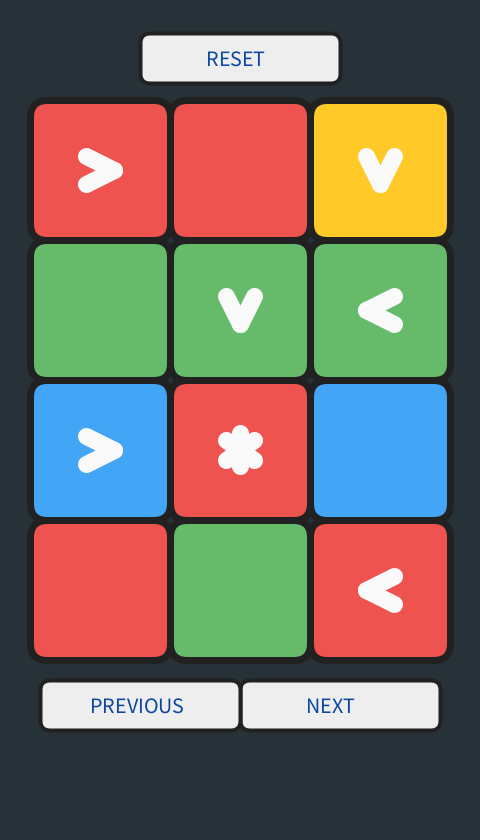
Frame 1 (no input)
Frame 60 (the mouse pressed at the canvas centre just before this capture): identical to frame 1, image omitted
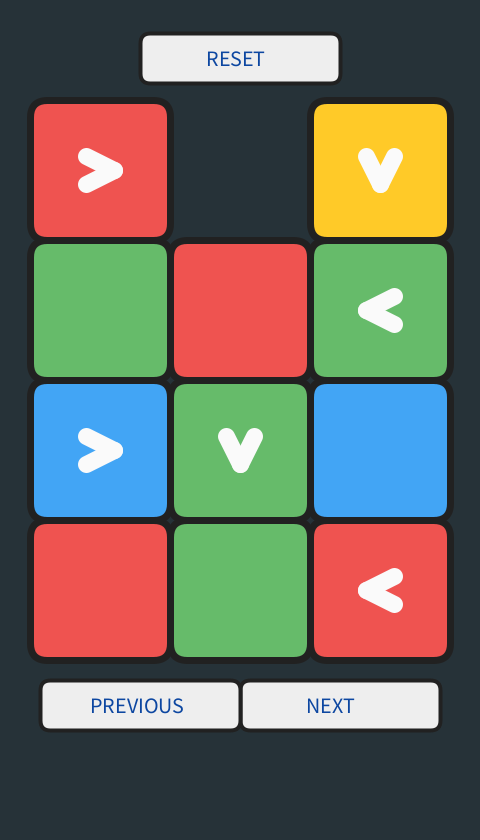
Frame 120 (the mouse held since frame 60 and released just before this capture)

The Processing sketch that drew these frames (run headless with seeded random() and noise(); from frame 60 on, the mouse is pressed at the canvas centre):

// Processing sketch: GameLoop
// ── GameLoop.pde
GameBoard gameBoard;

public void settings()
{
  size(GameBoard.SCREEN_WIDTH, GameBoard.SCREEN_HEIGHT);
}

public void setup()
{
  
  gameBoard = new GameBoard();
  gameBoard.createLevel();
}

public void draw()
{
  background(Colour.BLUE_GREY_10);
  gameBoard.updateBoard();
  gameBoard.simulateBlockDrop();
  gameBoard.display();
  
}

public void mousePressed()
{
  gameBoard.mousePressedGameBoard();
}

public void mouseClicked() 
{
  gameBoard.mouseClickedBoardGame();
}

public void mouseReleased()
{
  gameBoard.mouseReleasedGameBoard();
}
// ── Block.pde
class Block
{
  private int blockColour;
  private int blockColourId;
  private BlockType blockType;
  private boolean active = true;
  
  public Block(int blockColourId, int blockTypeId)
  {
    this.blockColourId = blockColourId;
    setColour(blockColourId);
    blockType = new BlockType(blockTypeId);
  }
  
  public Block(int blockColourId, BlockType blockType)
  {
    this.blockColourId = blockColourId;
    setColour(blockColourId);
    this.blockType = blockType;
  }
  
  public int getBlockColourId()
  {
    return blockColourId;
  }
  
  public BlockType getBlockType()
  {
    return blockType; 
  }
  
  public int getColour()
  {
    return blockColour;
  }
  
  public boolean isActive()
  {
    return active; 
  }
  
  public void setActive(boolean active)
  {
    this.active = active;
    setColour(blockColourId);
  }
  
  public void setColour(int blockColourId)
  {
    if (active)
    {
      switch(blockColourId)
      {
        case BlockConstant.COLOUR_RED_IDENTIFER:
          blockColour = Colour.RED_05;
          break;
        case BlockConstant.COLOUR_GREEN_IDENTIFER:
          blockColour = Colour.GREEN_05;
          break;
        case BlockConstant.COLOUR_ORANGE_IDENTIFER:
          blockColour = Colour.AMBER_05;
          break;  
        case BlockConstant.COLOUR_BLUE_IDENTIFER:
          blockColour = Colour.BLUE_05;
          break;   
      }
    }
    else
    {
      switch(blockColourId)
      {
        case BlockConstant.COLOUR_RED_IDENTIFER:
          blockColour = Colour.RED_02;
          break;
        case BlockConstant.COLOUR_GREEN_IDENTIFER:
          blockColour = Colour.GREEN_02;
          break;
        case BlockConstant.COLOUR_ORANGE_IDENTIFER:
          blockColour = Colour.AMBER_02;
          break;  
        case BlockConstant.COLOUR_BLUE_IDENTIFER:
          blockColour = Colour.BLUE_02;
          break;   
      } 
    }
  }
}
// ── BlockConstant.pde
class BlockConstant
{
  public static final int EMPTY_CELL = 0;
  
  public static final int COLOUR_RED_IDENTIFER = 1;
  public static final int COLOUR_GREEN_IDENTIFER = 2;
  public static final int COLOUR_ORANGE_IDENTIFER = 3;
  public static final int COLOUR_BLUE_IDENTIFER = 4;
  
  public static final int TYPE_BASIC = 0;
  public static final int TYPE_LEFT = 1;
  public static final int TYPE_RIGHT = 2;
  public static final int TYPE_UP = 3;
  public static final int TYPE_DOWN = 4;
  public static final int TYPE_CHAIN = 5;
  
  public static final int BLOCK_DROP_SPEED = 10;
}
// ── BlockType.pde
class BlockType
{
  private int blockTypeId;
  
  public BlockType(int blockTypeId)
  {
    this.blockTypeId = blockTypeId;
  }
  
  public int getBlockTypeId()
  {
    return blockTypeId; 
  }
  
  public void displayBlockTypeIcon(int left, int top, int size)
  {
    switch(blockTypeId) 
    {
      case BlockConstant.TYPE_BASIC: 
        break;
        
      case BlockConstant.TYPE_LEFT: 
        strokeWeight(size/8);
        stroke(Colour.GREY_01);
        line(left + (2*size/5), top + size/2, left + ((3 * size) / 5), top + ((2 * size) / 5));
        line(left + (2*size/5), top + size/2, left + ((3 * size) / 5), top + ((3 * size) / 5));
        break;
        
      case BlockConstant.TYPE_RIGHT: 
        strokeWeight(size/8);
        stroke(Colour.GREY_01);
        line(left + (2*size/5), top + ((2 * size) / 5), left + ((3 * size) / 5), top + size/2);
        line(left + (2*size/5), top + ((3 * size) / 5), left + ((3 * size) / 5), top + size/2);
        break;
        
      case BlockConstant.TYPE_UP: 
        strokeWeight(size/8);
        stroke(Colour.GREY_01);
        line(left + (2*size/5), top + ((3 * size) / 5), left + size/2, top + ((2 * size) / 5));
        line(left + (3*size/5), top + ((3 * size) / 5), left + size/2, top + ((2 * size) / 5));
        break;
        
      case BlockConstant.TYPE_DOWN: 
        strokeWeight(size/8);
        stroke(Colour.GREY_01);
        line(left + (2*size/5), top + ((2 * size) / 5), left + size/2, top + ((3 * size) / 5));
        line(left + (3*size/5), top + ((2 * size) / 5), left + size/2, top + ((3 * size) / 5));
        break;
        
      case BlockConstant.TYPE_CHAIN: 
        strokeWeight(size/8);
        stroke(Colour.GREY_01);
        line(left + (2*size/5), top + ((3 * size) / 7), left + (3 * size) / 5, top + ((4 * size) / 7));
        line(left + (2*size/5), top + ((4 * size) / 7), left + (3 * size) / 5, top + ((3 * size) / 7));
        line(left + size/2, top + ((5 * size) / 13), left + size/2, top + ((8 * size) / 13));
        break; 
    }
  }
}
// ── Button.pde

class Button
{
  protected int xpos;
  protected int ypos;
  
  protected int width;
  protected int height;
  
  protected int activeColour;
  protected int inactiveColour;
  protected boolean active;
  
  public Button(int xpos, int ypos, int width, int height, int activeColour, int inactiveColour)
  {
    this.xpos = xpos;
    this.ypos = ypos;
    
    this.width = width;
    this.height = height;
    
    this.activeColour = activeColour;
    this.inactiveColour = inactiveColour;
    
    active = false;
    
  }
 
  public void display()
  {
    if (active)
    {
      fill(activeColour);
      stroke(Colour.GREY_09);
    }
    else
    {
      fill(inactiveColour);
      stroke(Colour.GREY_10);
    }

    strokeWeight(4);
    rect(xpos, ypos, width, height, 10);
  }
  
  public void mousePressed()
  {
    if (mouseOver())
    {
      active = true;
    }
    else
    {
      active = false; 
    }
  }
  
  public void mouseReleased()
  {
    active = false;
  }
  
  public boolean mouseOver()
  {
    if (mouseX > xpos && mouseX < xpos + width 
      && mouseY > ypos && mouseY < ypos + height)
    {
      active = true;
      return true;
    }
    else
    {
      active = false; 
      return false;
    }
  }
}
// ── Cell.pde

class Cell 
{
  private int m_size;
  
  // left and top property of the cell on the screen
  private int m_left;
  private int m_top;
  
  // x and y coordinate on the grid
  private int m_xCoord; // Starts at 0
  private int m_yCoord; // Starts at 0
  
  private Block m_block;
  
  public Cell(int xCoord, int yCoord, int size, int left, int top)
  {
    m_size = size;
    m_left = left;
    m_top = top;
    m_xCoord = xCoord;
    m_yCoord = yCoord;
  }
  
  public Block getBlock()
  {
    return m_block;  
  }
  
  public void addBlock(Block block)
  {
    if (block == null)
    {
      return; 
    }
    
    m_block = new Block(block.getBlockColourId(), block.getBlockType().getBlockTypeId());
  }
  
  public Block removeBlock()
  {
    Block blockRef = m_block;
    m_block = null;
    return blockRef;
  }
  
  public boolean isEmpty()
  {
    return m_block == null;
  }
  
  public void clearCell()
  {
    m_block = null; 
  }
  
  public int getXCoord()
  {
    return m_xCoord; 
  }
  
  public int getYCoord()
  {
    return m_yCoord; 
  }
}
// ── CellUI.pde
class CellUI
{
  private int m_size;
  
  // left and top property of the cell on the screen
  private int m_left;
  private int m_top;
  
  private boolean m_visible = true;
  
  private Block m_block;
  
  // Used for cloning a cell for animation purposes.
  public CellUI(Cell cell)
  {
   m_size = cell.m_size;
   m_left = cell.m_left;
   m_top = cell.m_top;
   
   // Shallow copy of block since we only animate cells that have blocks otherwise it would be pointless.
   m_block = cell.m_block;
  }
  
  public Block getBlock()
  {
    return m_block;  
  }
  
  public boolean isEmpty()
  {
    return m_block == null;
  }
  
  public void display()
  {
    fill(m_block.getColour());
    stroke(Colour.GREY_10);
    strokeWeight(m_size/20);
    rect(m_left, m_top, m_size, m_size, m_size/8);

    displayBlockIcon();
  }
  
  public void displayBlockIcon()
  {
    if (m_block == null)
    {
      return;
    }
    
    BlockType blockType = m_block.getBlockType();
    
    if (m_block == null)
    {
      return; 
    }
    
    blockType.displayBlockTypeIcon(m_left, m_top, m_size);
  }
  
  public int getLeft()
  {
    return m_left; 
  }
  
  public int getTop()
  {
    return m_top; 
  }
  
  public void setLeft(int left)
  {
    m_left = left; 
  }
  
  public void setTop(int top)
  {
    m_top = top; 
  }
  
  public boolean isVisible()
  {
    return m_visible; 
  }
  
  public void setVisible(boolean visible)
  {
    m_visible = visible;
  }
}
// ── Colour.pde
class Colour
{
  public static final int BLUE_01 = 0xffE3F2FD;
  public static final int BLUE_02 = 0xffBBDEFB;
  public static final int BLUE_03 = 0xff90CAF9;
  public static final int BLUE_04 = 0xff64B5F6;
  public static final int BLUE_05 = 0xff42A5F5;
  public static final int BLUE_06 = 0xff2196F3;
  public static final int BLUE_07 = 0xff1E88E5;
  public static final int BLUE_08 = 0xff1976D2;
  public static final int BLUE_09 = 0xff1565C0;
  public static final int BLUE_10 = 0xff0D47A1;
  
  public static final int GREEN_01 = 0xffE8F5E9;
  public static final int GREEN_02 = 0xffC8E6C9;
  public static final int GREEN_03 = 0xffA5D6A7;
  public static final int GREEN_04 = 0xff81C784;
  public static final int GREEN_05 = 0xff66BB6A;
  public static final int GREEN_06 = 0xff4CAF50;
  public static final int GREEN_07 = 0xff43A047;
  public static final int GREEN_08 = 0xff388E3C;
  public static final int GREEN_09 = 0xff2E7D32;
  public static final int GREEN_10 = 0xff1B5E20;
  
  public static final int GREY_01 = 0xffFAFAFA;
  public static final int GREY_02 = 0xffF5F5F5;
  public static final int GREY_03 = 0xffEEEEEE;
  public static final int GREY_04 = 0xffE0E0E0;
  public static final int GREY_05 = 0xffBDBDBD;
  public static final int GREY_06 = 0xff9E9E9E;
  public static final int GREY_07 = 0xff757575;
  public static final int GREY_08 = 0xff616161;
  public static final int GREY_09 = 0xff424242;
  public static final int GREY_10 = 0xff212121;
  
  public static final int BLUE_GREY_01 = 0xffECEFF1;
  public static final int BLUE_GREY_02 = 0xffCFD8DC;
  public static final int BLUE_GREY_03 = 0xffB0BEC5;
  public static final int BLUE_GREY_04 = 0xff90A4AE;
  public static final int BLUE_GREY_05 = 0xff78909C;
  public static final int BLUE_GREY_06 = 0xff607D8B;
  public static final int BLUE_GREY_07 = 0xff546E7A;
  public static final int BLUE_GREY_08 = 0xff455A64;
  public static final int BLUE_GREY_09 = 0xff37474F;
  public static final int BLUE_GREY_10 = 0xff263238;
  
  public static final int RED_01 = 0xffFFEBEE;
  public static final int RED_02 = 0xffFFCDD2;
  public static final int RED_03 = 0xffEF9A9A;
  public static final int RED_04 = 0xffE57373;
  public static final int RED_05 = 0xffEF5350;
  public static final int RED_06 = 0xffF44336;
  public static final int RED_07 = 0xffE53935;
  public static final int RED_08 = 0xffD32F2F;
  public static final int RED_09 = 0xffC62828;
  public static final int RED_10 = 0xffB71C1C;
  
  public static final int AMBER_01 = 0xffFFF8E1;
  public static final int AMBER_02 = 0xffFFECB3;
  public static final int AMBER_03 = 0xffFFE082;
  public static final int AMBER_04 = 0xffFFD54F;
  public static final int AMBER_05 = 0xffFFCA28;
  public static final int AMBER_06 = 0xffFFC107;
  public static final int AMBER_07 = 0xffFFB300;
  public static final int AMBER_08 = 0xffFFA000;
  public static final int AMBER_09 = 0xffFF8F00;
  public static final int AMBER_10 = 0xffFF6F00;
  
  
  public static final int TEXT_AMBER = 0xffFFD740;
}
// ── GameBoard.pde



class GameBoard
{
  public final static int SCREEN_WIDTH = 480; // Real screen width
  public final static int SCREEN_HEIGHT = 840; // Real screen height
  
  public final static int MIN_PADDING_WIDTH = 20; // Min left / right padding
  public final static int PADDING_TOP = 100; // Top padding
  
  public final static int MAX_GAME_SCREEN_WIDTH = 440;
  public final static int MAX_GAME_SCREEN_HEIGHT = 560;
  
  private final static int RESET_BUTTON_WIDTH = 200;
  private final static int RESET_BUTTON_HEIGHT = 50;
  
  private final static int NEXT_BUTTON_WIDTH = 200;
  private final static int NEXT_BUTTON_HEIGHT = 50;
  
  private final static int PREVIOUS_BUTTON_WIDTH = 200;
  private final static int PREVIOUS_BUTTON_HEIGHT = 50;
  
  private Level level;
  private int currentLevel;
  
  private int m_paddingWidth;
  private int m_gameScreenWidth;
  private int m_cellSize;
  private int m_rows;
  private int m_columns;
  
  private Cell [][] m_cells;
  private CellUI [][] m_fakeCells; // Cells for emulating falling animation.
  private ArrayList<Cell> m_cellsToClear;
  
  private int m_timeToClearUpdateboard;
  
  private ResetButton m_resetButton;
  private NextButton m_nextButton;
  private PreviousButton m_previousButton;
  
  public GameBoard()
  {
    int resetButtonTop = PADDING_TOP/3;
    int resetButtonLeft = (SCREEN_WIDTH/2) - (RESET_BUTTON_WIDTH/2);
    
    m_resetButton = new ResetButton(resetButtonLeft, resetButtonTop, RESET_BUTTON_WIDTH, RESET_BUTTON_HEIGHT, Colour.GREY_01, Colour.GREY_03);
    m_nextButton = new NextButton(resetButtonLeft + 100, 680, NEXT_BUTTON_WIDTH, NEXT_BUTTON_HEIGHT, Colour.GREY_01, Colour.GREY_03);
    m_previousButton = new PreviousButton(resetButtonLeft - 100, 680, PREVIOUS_BUTTON_WIDTH, PREVIOUS_BUTTON_HEIGHT, Colour.GREY_01, Colour.GREY_03);
    
    currentLevel = 1;
  }
  
  public void createLevel()
  {
    level = new Level(currentLevel);
    
    Block[][] blocks = level.getBlockGrid();
    
    m_columns = blocks.length; // 1st demension indicates number of m_rows
    m_rows = blocks[0].length; // 2nd demension indicates number of m_columns
    m_cells = new Cell[m_columns][m_rows];
    
    m_gameScreenWidth = ((MAX_GAME_SCREEN_WIDTH / 10) / m_columns) * m_columns * 10;
    m_paddingWidth = ((MAX_GAME_SCREEN_WIDTH - m_gameScreenWidth) / 2) + MIN_PADDING_WIDTH;
    m_cellSize = m_gameScreenWidth / m_columns;
    
    for (int row = 0; row < m_rows; row++)
    {
      for (int column = 0; column < m_columns; column++)
      {
          int xpos = m_paddingWidth + m_cellSize * column;
          int ypos = PADDING_TOP + m_cellSize * row;
          
          m_cells[column][row] = new Cell(column, row, m_cellSize, xpos, ypos);
          m_cells[column][row].addBlock(blocks[column][row]);
      }
    }
        
    createFakeBoard();
  }
  
  public void display()
  {
    if (m_fakeCells != null)
    {
      for (int column = 0; column < m_columns; column++)
      {
        for (int row = 0; row < m_rows; row++)
        {
          if (m_fakeCells[column][row].isVisible())
          {
            m_fakeCells[column][row].display();
          }
        }
      }
    }
    
    m_resetButton.display();
    m_nextButton.display();
    m_previousButton.display();
  }
  
  public void updateBoard()
  {
    if (m_cellsToClear != null && !m_cellsToClear.isEmpty())
    {
      if (millis() > m_timeToClearUpdateboard) 
      {
        while (!m_cellsToClear.isEmpty())
        {
          Cell cell = m_cellsToClear.remove(0);  
          cell.clearCell();
        }

        createFakeBoard();
        cleanupBoard();
      }
    }
  }
  
  public void mousePressedGameBoard()
  {
    if (mouseX > m_paddingWidth && mouseY > PADDING_TOP)
    {
      int x = (mouseX - m_paddingWidth) / m_cellSize;
      int y = (mouseY - PADDING_TOP) / m_cellSize;
      
      handleCellMousePressed(x, y);
    }
            
    m_resetButton.mousePressed();
    m_nextButton.mousePressed();
    m_previousButton.mousePressed();
  }
  
  public void mouseClickedBoardGame()
  {
     m_resetButton.mouseClick(this);
     m_resetButton.mouseReleased();
     
     m_nextButton.mouseClick(this);
     m_nextButton.mouseReleased();
     
     m_previousButton.mouseClick(this);
     m_previousButton.mouseReleased();
  }
  
  public void mouseReleasedGameBoard()
  {
    m_resetButton.mouseReleased();
    m_nextButton.mouseReleased();
    m_previousButton.mouseReleased();
  }
  
  public void handleCellMousePressed(int x, int y)
  {
    if (x >= 0 && x < m_columns
      && y >= 0 && y < m_rows && !m_cells[x][y].isEmpty())
    {
      if (!m_cells[x][y].isEmpty() && m_cells[x][y].getBlock().getBlockType().getBlockTypeId() != BlockConstant.TYPE_BASIC)
      {
        ArrayList<Cell> cellsToClear = new ArrayList();
        m_cellsToClear = getCellsToClear(cellsToClear, new ArrayList(), x, y);
        createFakeBoard();
        m_timeToClearUpdateboard = millis() + 250;
      }
    }
  }
  
  public ArrayList<Cell> getCellsToClear(ArrayList<Cell> cellsToClear, ArrayList<Cell> cellAlreadyTriggered, int x, int y)
  {
    cellsToClear.add(m_cells[x][y]);
    cellAlreadyTriggered.add(m_cells[x][y]);  
      
    Block block = m_cells[x][y].getBlock();
    BlockType blockType = block.getBlockType();
    block.setActive(false);
    
    if (blockType.getBlockTypeId() == BlockConstant.TYPE_UP)
    {
      for (int row = 0; row < y; row++)
      {
        Block b = m_cells[x][row].getBlock();
        
        if (b != null)
        {
          if (block.getBlockColourId() == b.getBlockColourId())
          {
            cellsToClear.add(m_cells[x][row]);
            b.setActive(false);
          }
        }
      }
    }
    
    if (blockType.getBlockTypeId() == BlockConstant.TYPE_DOWN)
    {
      for (int row = y; row < m_rows; row++)
      {
        Block b = m_cells[x][row].getBlock();
        
        if (b != null)
        {
          if (block.getBlockColourId() == b.getBlockColourId())
          {
            cellsToClear.add(m_cells[x][row]);
            b.setActive(false);
          }
        }
      }
    }
    
    if (blockType.getBlockTypeId() == BlockConstant.TYPE_LEFT)
    {
      for (int column = 0; column < x; column++)
      {
        Block b = m_cells[column][y].getBlock();
        
        if (b != null)
        {
          if (block.getBlockColourId() == b.getBlockColourId())
          {
            cellsToClear.add(m_cells[column][y]);
            b.setActive(false);
          }
        }
      }
    }
    
    if (blockType.getBlockTypeId() == BlockConstant.TYPE_RIGHT)
    {
      for (int column = x; column < m_columns; column++)
      {
        Block b = m_cells[column][y].getBlock();
        
        if (b != null)
        {
          if (block.getBlockColourId() == b.getBlockColourId())
          {
            cellsToClear.add(m_cells[column][y]);
            b.setActive(false);
          }
        }
      }
    }
    
    if (blockType.getBlockTypeId() == BlockConstant.TYPE_CHAIN)
    {
        cellsToClear.add(m_cells[x][y]);
        
        ArrayList<Cell> cellsAlreadyTraversed = new ArrayList();
        cellsToClear.addAll(triggerChainBlock(cellsAlreadyTraversed, x, y));
    }
    
    for (int n = 0; n < cellsToClear.size(); n++)
    {
      Cell cell = cellsToClear.get(n);
      if (!cellAlreadyTriggered.contains(cell))
      {
         cellsToClear = getCellsToClear(cellsToClear, cellAlreadyTriggered, cell.getXCoord(), cell.getYCoord());
         break;
      }
    }
    
    return cellsToClear;
  }
  
  private ArrayList<Cell> triggerChainBlock(ArrayList<Cell> cellsAlreadyTraversed, int currentColumn, int currentRow)
  {
    
    if (currentColumn - 1 >= 0 && // Column to the left exists
        !m_cells[currentColumn - 1][currentRow].isEmpty() &&  // Has block
        m_cells[currentColumn - 1][currentRow].getBlock().getBlockColourId() == m_cells[currentColumn][currentRow].getBlock().getBlockColourId() && // Same colour
        !cellsAlreadyTraversed.contains(m_cells[currentColumn - 1][currentRow])) // Hasn't already been traversed
    {
      cellsAlreadyTraversed.add(m_cells[currentColumn - 1][currentRow]);
      triggerChainBlock(cellsAlreadyTraversed, currentColumn - 1, currentRow);
      m_cells[currentColumn - 1][currentRow].getBlock().setActive(false);
    }
    
    if (currentColumn + 1 < m_columns && // Column to the right exists
        !m_cells[currentColumn + 1][currentRow].isEmpty() &&  // Has block
        m_cells[currentColumn + 1][currentRow].getBlock().getBlockColourId() == m_cells[currentColumn][currentRow].getBlock().getBlockColourId() && // Same colour
        !cellsAlreadyTraversed.contains(m_cells[currentColumn + 1][currentRow])) // Hasn't already been traversed
    {
      cellsAlreadyTraversed.add(m_cells[currentColumn + 1][currentRow]);
      triggerChainBlock(cellsAlreadyTraversed, currentColumn + 1, currentRow);
      m_cells[currentColumn + 1][currentRow].getBlock().setActive(false);
    }
    
    if (currentRow - 1 >= 0 && // Column to the top exists
        !m_cells[currentColumn][currentRow - 1].isEmpty() &&  // Has block
        m_cells[currentColumn][currentRow - 1].getBlock().getBlockColourId() == m_cells[currentColumn][currentRow].getBlock().getBlockColourId() && // Same colour
        !cellsAlreadyTraversed.contains(m_cells[currentColumn][currentRow - 1])) // Hasn't already been traversed
    {
      cellsAlreadyTraversed.add(m_cells[currentColumn][currentRow - 1]);
      triggerChainBlock(cellsAlreadyTraversed, currentColumn, currentRow - 1);
      m_cells[currentColumn][currentRow - 1].getBlock().setActive(false);
    }
    
    if (currentRow + 1 < m_rows && // Column to the bottom exists
        !m_cells[currentColumn][currentRow + 1].isEmpty() &&  // Has block
        m_cells[currentColumn][currentRow + 1].getBlock().getBlockColourId() == m_cells[currentColumn][currentRow].getBlock().getBlockColourId() && // Same colour
        !cellsAlreadyTraversed.contains(m_cells[currentColumn][currentRow + 1])) // Hasn't already been traversed
    {
      cellsAlreadyTraversed.add(m_cells[currentColumn][currentRow + 1]);
      triggerChainBlock(cellsAlreadyTraversed, currentColumn, currentRow + 1);
      m_cells[currentColumn][currentRow + 1].getBlock().setActive(false);
    }
    
    return cellsAlreadyTraversed;
  }
  
  public void cleanupBoard()
  {
    ArrayList<Block> blockList = new ArrayList();
      
    for (int column = 0; column < m_columns; column++)
    {
      for (int row = m_rows-1; row >= 0; row--)
      {
        if (!m_cells[column][row].isEmpty())
        {
          blockList.add(m_cells[column][row].getBlock());
        }
      }
      
      for (int row = m_rows-1; row >= 0; row--)
      {
        if (blockList.isEmpty())
        {
          m_cells[column][row].clearCell();
        }
        else
        {
          m_cells[column][row].addBlock(blockList.remove(0));
        }
      }
    }
  }
  
  public void createFakeBoard()
  {
    m_fakeCells = new CellUI[m_columns][m_rows];
    for (int column = 0; column < m_columns; column++)
    {
      for (int row = 0; row < m_rows; row++)
      {
          m_fakeCells[column][row] = new CellUI(m_cells[column][row]);
      }
    }
  }
  
  public void simulateBlockDrop()
  {
    if (m_fakeCells != null)
    {
      for (int column = m_columns-1; column >= 0; column--)
      {
        // If bottom cell does not contain block, we must still give it a value so following blocks are able to stack on top of this empty cell.
        if (m_fakeCells[column][m_rows-1].isEmpty())
        {
          m_fakeCells[column][m_rows-1].setTop((m_rows * m_cellSize) + PADDING_TOP);
          m_fakeCells[column][m_rows-1].setVisible(false);
        }
        
        // We don't need to check if the bottom cells are at the bottom hence we start at (length - 2)
        for (int row = m_rows-2; row >= 0; row--)
        {
          // Ignore empty cells.  By setting the empty cell to have the same top value as the cell below it, we are effectively ignoring it.
          if (m_fakeCells[column][row].isEmpty())
          {
            m_fakeCells[column][row].setTop(m_fakeCells[column][row+1].getTop());
            m_fakeCells[column][row].setVisible(false);
          }
          else
          {
            // If the cell is not empty, we want to move the tile until it stacks directly above the tile below it.
            if (m_fakeCells[column][row].getTop() + m_cellSize < m_fakeCells[column][row+1].getTop())
            {
              m_fakeCells[column][row].setTop(m_fakeCells[column][row].getTop() + BlockConstant.BLOCK_DROP_SPEED);
            }
          }
        }
      }
    }
  }
  
  public void reset()
  {
    createLevel();
  }
  
  public void nextLevel()
  {
    if (level.getLevel() < 3)
    {
       currentLevel++;
       reset();
    }
  }
  
  public void previousLevel()
  {
    if (level.getLevel() > 1)
    {
       currentLevel--;
       reset();
    }
  }
}
// ── Level.pde


class Level
{
  private int level;
  
  private int rows;
  private int columns;
  
  private final int [][] level1 = {
    {102, 100, 304},
    {200, 204, 201},
    {402, 105, 400},
    {100, 200, 101}
  };
  
  private final int [][] level2 = {
    {102, 400, 304, 100, 304},
    {202, 200, 200, 103, 201},
    {405, 105, 404, 200, 101},
    {100, 100, 400, 300, 300},
    {402, 100, 400, 401, 301},
    {100, 200, 100, 400, 101}
  };
  
   private final int [][] level3 = {
    {102, 400, 304, 100, 304, 102, 400, 304, 100, 304},
    {202, 200, 205, 103, 201, 204, 200, 200, 103, 201},
    {405, 105, 404, 200, 101, 405, 105, 404, 200, 101},
    {100, 100, 400, 300, 300, 100, 100, 400, 300, 300},
    {402, 100, 400, 401, 301, 402, 100, 400, 401, 301},
    {100, 200, 100, 400, 101, 100, 200, 100, 400, 101},
    {102, 400, 304, 100, 304, 102, 400, 304, 100, 304},
    {202, 200, 200, 103, 201, 205, 200, 200, 103, 201},
    {405, 105, 404, 200, 101, 405, 105, 404, 200, 101},
    {100, 100, 400, 300, 300, 100, 100, 400, 300, 300},
    {402, 100, 400, 401, 301, 402, 100, 400, 401, 301},
    {100, 200, 100, 400, 101, 100, 200, 100, 400, 101,}
  };
  
  private Block[][] blocks;
  
  public Level(int level)
  {
    this.level = level;
    
    int[][] levelGrid;
    
    if (this.level == 1)
    {
      levelGrid = level1;
    }
    else if (this.level == 2)
    {
      levelGrid = level2;
    }
    else if (this.level == 3)
    {
      levelGrid = level3;
    }
    else
    {
      levelGrid = level1;
    }
    
    rows = levelGrid.length; // 1st demension indicates number of rows
    columns = levelGrid[0].length; // 2nd demension indicates number of columns
    
    blocks = new Block[columns][rows];
    
    for (int row = 0; row < rows; row++)
    {
      for (int column = 0; column < columns; column++)
      {
        int blockTypeId = levelGrid[row][column] % 100; // 1st digit contains ID for block colour
        int blockId = levelGrid[row][column] / 100; // 2nd and 3rd digit contains ID for block type
        
        blocks[column][row] = new Block(blockId, blockTypeId);
      }
    }
  }

  public Block[][] getBlockGrid()
  {
    return blocks; 
  }
  
  public int getLevel()
  {
    return level; 
  }
}
// ── NextButton.pde
class NextButton extends Button
{
  private static final String NEXT_LABEL = "NEXT";
  
  public NextButton(int xpos, int ypos, int width, int height, int activeColour, int inactiveColour)
  {
    super(xpos, ypos, width, height, activeColour, inactiveColour);
  }
  
  public void display()
  {
    super.display(); 
    
    textSize(22);
    
    if (active)
    {
      fill(Colour.BLUE_06);
    }
    else
    {
      fill(Colour.BLUE_10);
    }
    
    text(NEXT_LABEL, xpos + (width/3), ypos + ((height*2)/3)); 
  }
  
  public void mouseClick(GameBoard gameBoard)
  {
    if (mouseOver())
    {
      gameBoard.nextLevel();
    }
  }
}
   
// ── PreviousButton.pde
class PreviousButton extends Button
{
  private static final String PREVIOUS_LABEL = "PREVIOUS";
  
  public PreviousButton(int xpos, int ypos, int width, int height, int activeColour, int inactiveColour)
  {
    super(xpos, ypos, width, height, activeColour, inactiveColour);
  }
  
  public void display()
  {
    super.display(); 
    
    textSize(22);
    
    if (active)
    {
      fill(Colour.BLUE_06);
    }
    else
    {
      fill(Colour.BLUE_10);
    }
    
    text(PREVIOUS_LABEL, xpos + (width/4), ypos + ((height*2)/3)); 
  }
  
  public void mouseClick(GameBoard gameBoard)
  {
    if (mouseOver())
    {
      gameBoard.previousLevel();
    }
  }
}
   
// ── ResetButton.pde
class ResetButton extends Button
{
  private static final String RESET_LABEL = "RESET";
  
  public ResetButton(int xpos, int ypos, int width, int height, int activeColour, int inactiveColour)
  {
    super(xpos, ypos, width, height, activeColour, inactiveColour);
  }
  
  public void display()
  {
    super.display(); 
    
    textSize(22);
    
    if (active)
    {
      fill(Colour.BLUE_06);
    }
    else
    {
      fill(Colour.BLUE_10);
    }
    
    text(RESET_LABEL, xpos + (width/3), ypos + ((height*2)/3)); 
  }
  
  public void mouseClick(GameBoard gameBoard)
  {
    if (mouseOver())
    {
      gameBoard.reset();
    }
  }
}
   
